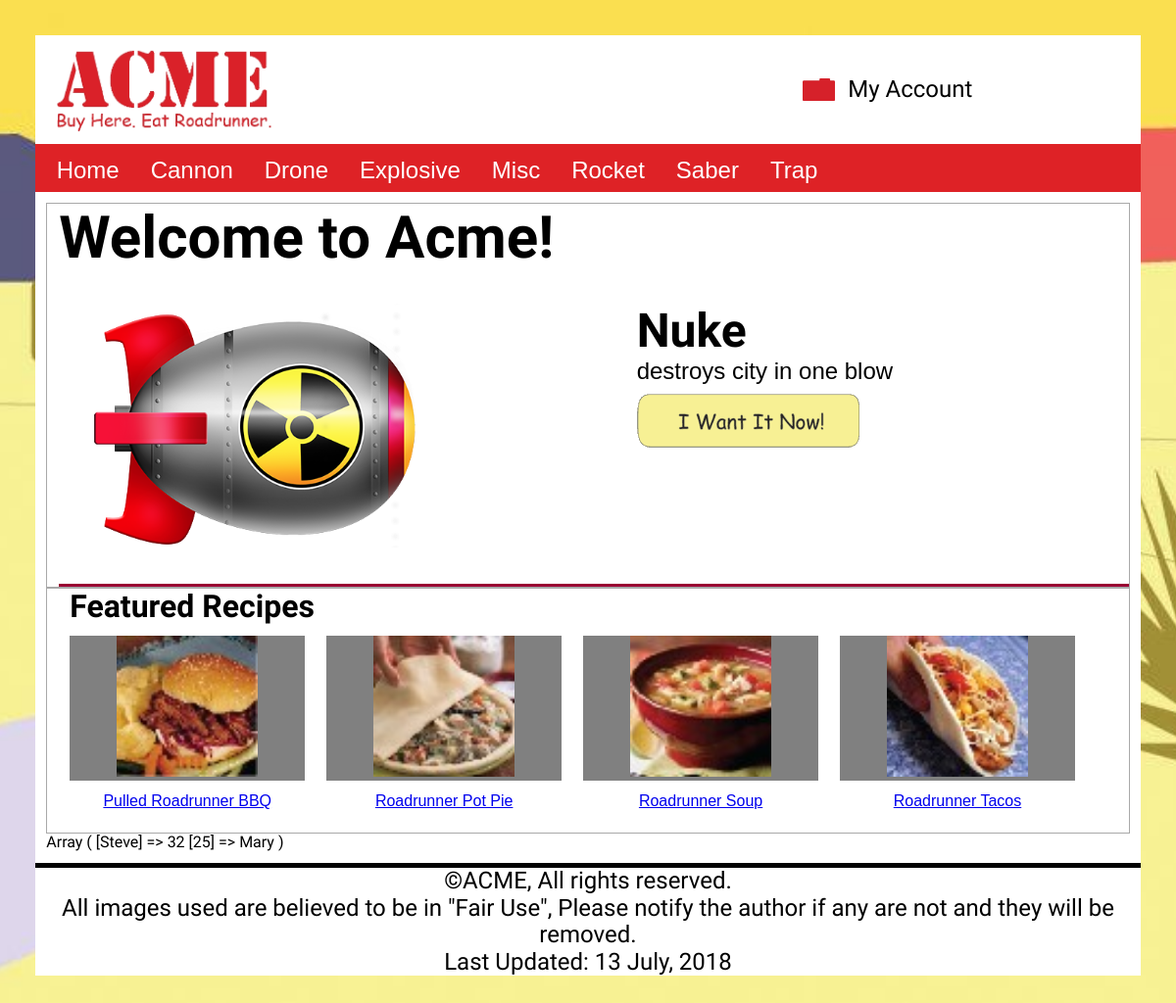
The page / on the database its author committed.
### tables this page shows
CREATE TABLE `categories` (
  `categoryId` int(10) UNSIGNED NOT NULL,
  `categoryName` varchar(30) NOT NULL
);

CREATE TABLE `inventory` (
  `invId` int(10) UNSIGNED NOT NULL,
  `invName` varchar(50) NOT NULL DEFAULT '',
  `invDescription` text NOT NULL,
  `invImage` varchar(50) NOT NULL DEFAULT '',
  `invThumbnail` varchar(50) NOT NULL DEFAULT '',
  `invPrice` decimal(10,2) NOT NULL DEFAULT '0.00',
  `invStock` smallint(6) NOT NULL DEFAULT '0',
  `invSize` smallint(6) NOT NULL DEFAULT '0',
  `invWeight` smallint(6) NOT NULL DEFAULT '0',
  `invLocation` varchar(35) NOT NULL DEFAULT '',
  `categoryId` int(10) UNSIGNED NOT NULL,
  `invVendor` varchar(20) NOT NULL DEFAULT '',
  `invStyle` varchar(20) NOT NULL DEFAULT '',
  `invFeatured` tinyint(1) DEFAULT NULL
);

### model/acme-model.php (called while the page is built, shortened)
<?php
function getCategories(){
 $db = acmeConnect();
 $sql = 'SELECT categoryName, categoryId FROM categories ORDER BY categoryName ASC';
 $stmt = $db->prepare($sql);
 $stmt->execute();
 $categories = $stmt->fetchAll();
 return $categories;
}

### library/functions.php (the view, shortened to what this page needs)
<?php
function getNavList($categories) {
    $navList = '<ul>';
    $navList .= "<li><a href='/acme/' title='View the Acme home page'>Home</a></li>";
    foreach ($categories as $category) {
        $navList .= "<li><a href='/acme/products/?action=category&type=" . urlencode($category['categoryName']) . "' title='View our $category[categoryName] product line'>$category[categoryName]</a></li>";
    }
    $navList .= '</ul>';
    return $navList;
}
function getFeaturedProduct($invFeatured) {
    $db = acmeConnect();
    $sql = 'SELECT * FROM inventory WHERE invFeatured = TRUE';
    $stmt = $db->prepare($sql);
    $stmt->bindValue(':invFeatured', $invFeatured, PDO::PARAM_BOOL);
    $stmt->execute();
    $featuredProduct = $stmt->fetch(PDO::FETCH_ASSOC);
    return $featuredProduct;
}
function buildFeaturedProductDisplay($product) {
    $pdd = "<div class='slider-wrap'><div class='slider'>";
    $pdd .= "<img src='$product[invImage]'  alt='Image of $product[invName]'></div>";
    $pdd .= "<div class='overlay'><div class='overlay-content'>";
    $pdd .= "<h2>$product[invName]</h2>";
    $pdd .= "<p>$product[invDescription]</p>";
    $pdd .= "<div class='call'><a href='/acme/products/?action=product&id=$product[invId]'><img src='/acme/images/site/iwantit.gif'  alt='I want it button'></a>";
    $pdd .= "</div></div></div></div>";
    return $pdd;
}

### index.php (shortened to what this page needs)
<?php
  require_once 'library/functions.php';
 require_once 'model/acme-model.php';
	$categories = getCategories();
 $invFeatured = filter_input(INPUT_POST, 'invFeatured', FILTER_VALIDATE_BOOLEAN);
$productFeatured2 = getFeaturedProduct($invFeatured);
$productFeatured = buildFeaturedProductDisplay($productFeatured2);
$action = filter_input(INPUT_POST, 'action');
 if ($action == NULL){
  $action = filter_input(INPUT_GET, 'action');
 }
 switch ($action){
 default:
  include 'view/home.php';
}

### common/header.php (shortened to what this page needs)
<!DOCTYPE html>
<html lang="en-us">
<head>
    <link href="/acme/css/normalize.css" rel="stylesheet">
    <link href="/acme/css/styles.css" rel="stylesheet">
</head>
<body>
 <header>
<div class="header-wrap">
        <div class="logo">
            <img src="/acme/images/site/logo.gif" alt="ACME site logo">
        </div>
        <div class="my-account">
            <img src="/acme/images/site/account.gif" alt="red folder icon">
       <?php
           if (isset($_SESSION['loggedin'])) {
               echo "<p><a href='/acme/accounts/?action=logout'> Log out</a></p>";
           } else {
               echo "<p><a href='/acme/accounts/?action=loginPage'> My Account</a></p>";
           }
           ?>
        </div>
</div>
    </header>

### common/nav.php
<nav><?php echo getNavList($categories);?>
</nav>

### view/home.php (shortened to what this page needs)
      <?php include($_SERVER["DOCUMENT_ROOT"] . '/acme/common/header.php');?>
     <?php include($_SERVER["DOCUMENT_ROOT"] . '/acme/common/nav.php');?>
    <main>
        <section ><h1>Welcome to Acme!</h1>
              <?php if ($productFeatured2 !=null){ echo $productFeatured;
            } ?>
        </section>
        <div class="content-wrapper">
    <section class="recipe-wrap"><h3>Featured Recipes</h3>
        <div class="recipes">
        <figure><img src="/acme/images/recipes/bbqsand.jpg" alt="bbq sandwich">
            <figcaption><a title ="BBQ" href="#">Pulled Roadrunner BBQ</a>
            </figcaption>
            </figure>
        <figure><img src="/acme/images/recipes/potpie.jpg" alt="pot pie">
            <figcaption><a title ="Pot Pie" href="#">Roadrunner Pot Pie</a>
            </figcaption>
            </figure>
        <figure><img src="/acme/images/recipes/soup.jpg" alt="bowl of soup">
            <figcaption><a title ="Soup" href="#">Roadrunner Soup</a>
            </figcaption>
            </figure>
        <figure><img src="/acme/images/recipes/taco.jpg" alt="soft shell taco">
            <figcaption><a title ="Tacos" href="#">Roadrunner Tacos</a>
            </figcaption>
            </figure>
            </div>
    </section>
            </div>
       <?php
$ages = array("Steve" => 32, 25 => "Mary");
print_r ($ages);
     ?>
        </main>
        <?php include($_SERVER["DOCUMENT_ROOT"] . '/acme/common/footer.php');?>

### common/footer.php
<footer>
<p>&copy;ACME, All rights reserved.</p>
        <p>All images used are believed to be in "Fair Use", Please notify the author if any are not and they will be removed.</p>
        <p>Last Updated: 13 July, 2018</p>
</footer>
</body>
</html>

### css/styles.css (style rules this page uses)
* { box-sizing: border-box; }
body { font-family: 'Patrick Hand', Helvetica, sans-serif; background-image: url("/acme/images/site/background.jpg"); background-repeat: no-repeat; height: 100%; margin: 0; background-position: center; background-repeat: no-repeat; background-size: cover; padding: 3%; background-color: white; }
header { background-color: white; margin: 0; padding: 1%; }
p { font-size: 1.5vw; }
.slider-wrap { position: relative; border-bottom: 3px solid #990033; }
.slider { width: 100%; height: auto; }
.overlay { color: black; max-width: 100%; }
.overlay h2 { font-size: 3em; margin: 0; padding: 0; }
.overlay p { font-family: Helvetica, sans-serif; margin: 0; padding: 0; font-size: 1.5em; }
.overlay .call { margin-top: 2%; }
.header-wrap { display: flex; }
.logo { display: flex; align-items: center; margin-left: 10px; width: 20%; }
.logo img { width: 100%; height: auto; }
.my-account { display: flex; align-items: center; margin-left: auto; margin-right: 2%; width: 30%; }
.my-account img { width: 10%; height: auto; margin: 2%; }
.my-account p { font-size: 2vw; margin: 2%; }
.my-account p a { text-decoration: none; color: black; }
nav { margin: 0; padding-top: .5%; padding-left: .5%; background-color: #de2226; }
nav ul { display: flex; list-style-type: none; font-family: Helvetica, sans-serif; font-size: 2vw; margin: 0; padding: 0; background-color: #de2226; flex-wrap: wrap; }
nav li a { display: block; color: white; padding: 8px 16px; text-decoration: none; }
main { background-color: white; margin: 0; padding: 1%; }
h1 { font-size: 5vw; margin: 0; }
section { margin: 0; padding: 0; }
.content-wrapper { display: flex; flex-direction: row; }
.content-wrapper h3 { font-size: 2em; padding-left: 1%; margin: 0; }
.content-wrapper .recipe-wrap { width: 100%; }
.recipes { display: flex; flex-direction: row; flex-wrap: wrap; width: 100%; padding: 0; }
.recipes figure { width: 22%; background-color: #808080; text-align: center; margin: 1%; }
.recipes figure img { width: 60%; height: auto; }
.recipes figcaption { font-family: Helvetica, sans-serif; text-align: center; background-color: white; padding: 5%; }
section { border: 1px solid darkgray; padding-left: 1vw; }
section h2 { font-size: 2vw; }
footer { background-color: white; margin: 0; border-top: 5px solid black; text-align: center; font-size: 3vw; }
footer p { margin: 0; }
@media only screen and (min-width: 37.5em) { .overlay { position: absolute; background: rgba(0, 0, 0, 0.5); color: white; width: 100%; height: auto; bottom: 0; left: 0; padding:3%; } }
@media only screen and (min-width: 37.5em) { .slider { width: 400px; height: auto; } }
@media only screen and (min-width: 37.5em) { .slider img { width: 100%; height: auto; } }
@media only screen and (min-width: 37.5em) { h1 { font-size: 10vw; margin: 0; } }
@media only screen and (min-width: 37.5em) { h2 { font-size: 7.5vw; max-width: 95%; } }
@media only screen and (min-width: 37.5em) { p { font-size: 5vw; } }
@media only screen and (min-width: 37.5em) { footer p { font-size: 2vw; } }
@media only screen and (min-width: 37.5em) { .recipes figure { width: 48%; } }
@media only screen and (min-width: 64em) { .slider-wrap { display:flex; flex-direction: row; justify-content: space-between; } }
@media only screen and (min-width: 64em) { .overlay { position: static; background-color: transparent; color: black; max-width: 49%; } }
@media only screen and (min-width: 64em) { .slider { width: 400px; height: auto; padding: 3%; } }
@media only screen and (min-width: 64em) { .slider img { width: 100%; height: auto; } }
@media only screen and (min-width: 64em) { .recipes figure { width: 22%; } }
@media only screen and (min-width: 64em) { h1 { font-size: 5vw; margin: 0; } }
@media only screen and (min-width: 64em) { h2 { font-size: 3.5vw; } }
@media only screen and (min-width: 64em) { p { font-size: 2vw; } }

### rows shown on the page
categories: categoryName "Cannon"
categories: categoryName "Drone"
categories: categoryName "Explosive"
categories: categoryName "Misc"
categories: categoryName "Rocket"
categories: categoryName "Saber"
categories: categoryName "Trap"
inventory: invImage (picture), invName "Nuke", invDescription "destroys city in one blow"
